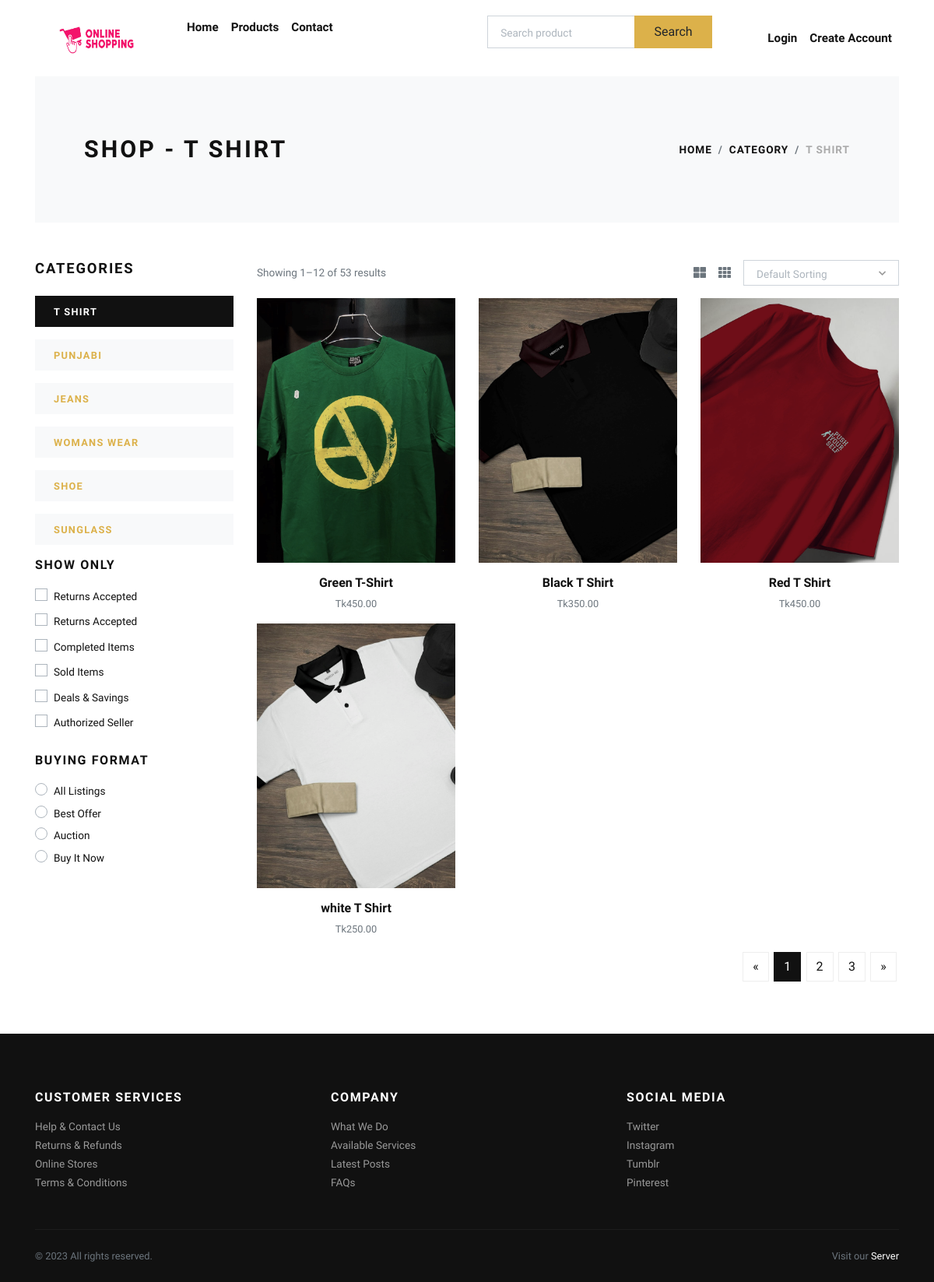
/t-shirt/, run on the app's committed database.
### store/models.py (models this page shows, shortened)
class Category(models.Model):
    title = models.CharField(max_length=50, verbose_name="Category Title")
    slug = models.SlugField(max_length=55, verbose_name="Category Slug")
    description = models.TextField(blank=True, verbose_name="Category Description")
    category_image = models.ImageField(
        upload_to="category", blank=True, null=True, verbose_name="Category Image"
    )
    is_active = models.BooleanField(verbose_name="Is Active?")
    is_featured = models.BooleanField(verbose_name="Is Featured?")
    created_at = models.DateTimeField(auto_now_add=True, verbose_name="Created Date")
    updated_at = models.DateTimeField(auto_now=True, verbose_name="Updated Date")
    class Meta:
        verbose_name_plural = "Categories"
        ordering = ("-created_at",)

class Product(models.Model):
    title = models.CharField(max_length=150, verbose_name="Product Title")
    slug = models.SlugField(max_length=160, verbose_name="Product Slug")
    sku = models.CharField(
        max_length=255, unique=True, verbose_name="Unique Product ID (SKU)"
    )
    short_description = models.TextField(verbose_name="Short Description")
    detail_description = models.TextField(
        blank=True, null=True, verbose_name="Detail Description"
    )
    product_image = models.ImageField(
        upload_to="product", blank=True, null=True, verbose_name="Product Image"
    )
    price = models.DecimalField(max_digits=8, decimal_places=2)
    category = models.ForeignKey(
        Category, verbose_name="Product Categoy", on_delete=models.CASCADE
    )
    is_active = models.BooleanField(verbose_name="Is Active?")
    is_featured = models.BooleanField(verbose_name="Is Featured?")
    created_at = models.DateTimeField(auto_now_add=True, verbose_name="Created Date")
    updated_at = models.DateTimeField(auto_now=True, verbose_name="Updated Date")
    class Meta:
        verbose_name_plural = "Products"
        ordering = ("-created_at",)

### store/views.py (the view)
# urls.py: path('<slug:slug>/', views.category_products, name="category-products"),
def category_products(request, slug):
    category = get_object_or_404(Category, slug=slug)
    products = Product.objects.filter(is_active=True, category=category)
    categories = Category.objects.filter(is_active=True)
    context = {
        "category": category,
        "products": products,
        "categories": categories,
    }
    return render(request, "store/category_products.html", context)

### store/context_preprocessors.py (called while the page is built)
def store_menu(request):
    categories = Category.objects.filter(is_active=True)
    context = {
        'categories_menu': categories,
    }
    return context

def cart_menu(request):
    if request.user.is_authenticated:
        cart_items= Cart.objects.filter(user=request.user)
        context = {
            'cart_items': cart_items,
        }
    else:
        context = {}
    return context

### templates/store/category_products.html (shortened to what this page needs)
{% extends 'base.html' %}
{% load static %}
    {% block content %}
      <div class="container">
        <section class="py-5 bg-light">
          <div class="container">
            <div class="row px-4 px-lg-5 py-lg-4 align-items-center">
              <div class="col-lg-6">
                <h1 class="h2 text-uppercase mb-0">Shop - {{category.title}}</h1>
              </div>
              <div class="col-lg-6 text-lg-right">
                <nav aria-label="breadcrumb">
                  <ol class="breadcrumb justify-content-lg-end mb-0 px-0">
                    <li class="breadcrumb-item"><a href="{% url 'store:home' %}">Home</a></li>
                    <li class="breadcrumb-item"><a href="{% url 'store:all-categories' %}">Category</a></li>
                    <li class="breadcrumb-item active" aria-current="page">{{category.title}}</li>
                  </ol>
                </nav>
              </div>
            </div>
          </div>
        </section>
        <section class="py-5">
          <div class="container p-0">
            <div class="row">
              <div class="col-lg-3 order-2 order-lg-1">
                <h5 class="text-uppercase mb-4">Categories</h5>
                {% if categories %}
                  {% for cat in categories %}
                    <a href="{% url 'store:category-products' cat.slug %}">
                      <div class="py-2 px-4 {% if category == cat %}bg-dark text-white {% else %}bg-light{% endif %} mb-3">
                        <strong class="small text-uppercase font-weight-bold">{{cat.title}}</strong>
                      </div>
                    </a>
                  {% endfor %}
                {% endif %}
                <h6 class="text-uppercase mb-3">Show only</h6>
                <div class="custom-control custom-checkbox mb-1">
                  <label class="custom-control-label text-small" for="customCheck1">Returns Accepted</label>
                </div>
                <div class="custom-control custom-checkbox mb-1">
                  <label class="custom-control-label text-small" for="customCheck2">Returns Accepted</label>
                </div>
                <div class="custom-control custom-checkbox mb-1">
                  <label class="custom-control-label text-small" for="customCheck3">Completed Items</label>
                </div>
                <div class="custom-control custom-checkbox mb-1">
                  <label class="custom-control-label text-small" for="customCheck4">Sold Items</label>
                </div>
                <div class="custom-control custom-checkbox mb-1">
                  <label class="custom-control-label text-small" for="customCheck5">Deals &amp; Savings</label>
                </div>
                <div class="custom-control custom-checkbox mb-4">
                  <label class="custom-control-label text-small" for="customCheck6">Authorized Seller</label>
                </div>
                <h6 class="text-uppercase mb-3">Buying format</h6>
                <div class="custom-control custom-radio">
                  <label class="custom-control-label text-small" for="customRadio1">All Listings</label>
                </div>
                <div class="custom-control custom-radio">
                  <label class="custom-control-label text-small" for="customRadio2">Best Offer</label>
                </div>
                <div class="custom-control custom-radio">
                  <label class="custom-control-label text-small" for="customRadio3">Auction</label>
                </div>
                <div class="custom-control custom-radio">
                  <label class="custom-control-label text-small" for="customRadio4">Buy It Now</label>
                </div>
              </div>
              <div class="col-lg-9 order-1 order-lg-2 mb-5 mb-lg-0">
                <div class="row mb-3 align-items-center">
                  <div class="col-lg-6 mb-2 mb-lg-0">
                    <p class="text-small text-muted mb-0">Showing 1–12 of 53 results</p>
                  </div>
                  <div class="col-lg-6">
                    <ul class="list-inline d-flex align-items-center justify-content-lg-end mb-0">
                      <li class="list-inline-item text-muted mr-3"><a class="reset-anchor p-0" href="#"><i class="fas fa-th-large"></i></a></li>
                      <li class="list-inline-item text-muted mr-3"><a class="reset-anchor p-0" href="#"><i class="fas fa-th"></i></a></li>
                      <li class="list-inline-item">
                      </li>
                    </ul>
                  </div>
                </div>
                <div class="row">
                  {% if products %}
                    {% for product in products %}
                      <div class="col-lg-4 col-sm-6">
                        <div class="product text-center">
                          <div class="mb-3 position-relative">
                            <a class="d-block" href="{% url 'store:product-detail' product.slug %}">
                              {% if product.product_image %}
                                <img class="img-fluid w-100" src="{{product.product_image.url}}" alt="{{product.title}}">
                              {% else %}
                                <img class="img-fluid w-100" src="{% static 'img/product-1.jpg' %}" alt="{{product.title}}">
                              {% endif %}
                            </a>
                          </div>
                          <h6> <a class="reset-anchor" href="{% url 'store:product-detail' product.slug %}">{{product.title}}</a></h6>
                          <p class="small text-muted">Tk{{product.price}}</p>
                        </div>
                      </div>
                    {% endfor %}
                  {% endif %}
                </div>
                <nav aria-label="Page navigation example">
                  <ul class="pagination justify-content-center justify-content-lg-end">
                    <li class="page-item"><a class="page-link" href="#" aria-label="Previous"><span aria-hidden="true">«</span></a></li>
                    <li class="page-item active"><a class="page-link" href="#">1</a></li>
                    <li class="page-item"><a class="page-link" href="#">2</a></li>
                    <li class="page-item"><a class="page-link" href="#">3</a></li>
                    <li class="page-item"><a class="page-link" href="#" aria-label="Next"><span aria-hidden="true">»</span></a></li>
                  </ul>
                </nav>
              </div>
            </div>
          </div>
        </section>
      </div>
      {% endblock content %}

### Shopping/static/css/style.default.css (style rules this page uses)
.text-small { font-size: 0.85rem !important; }
strong { font-weight: 700; }
.product img { -webkit-filter: grayscale(40%); filter: grayscale(40%); transition: all 0.3s; }
.text-uppercase { text-transform: uppercase; letter-spacing: 0.1em; }
.reset-anchor { color: inherit; transition: all 0.3s; }
body { font-family: "Libre Franklin", sans-serif; font-size: 1rem; font-weight: 400; line-height: 1.5; color: #111111; background-color: #fff; }
a { color: #dcb14a; text-decoration: none; }
h1, h2, h3, h4, h5, h6, .h1, .h2, .h3, .h4, .h5, .h6 { margin-bottom: 0.5rem; font-family: inherit; font-weight: 900; line-height: 1.2; color: inherit; }
h1, .h1 { font-size: 2.2rem; }
h2, .h2 { font-size: 1.9rem; }
h5, .h5 { font-size: 1.15rem; }
h6, .h6 { font-size: 1rem; }
small, .small { font-size: 80%; font-weight: 400; }
.page-item:first-child .page-link { border-top-left-radius: 0; border-bottom-left-radius: 0; }
.page-item:last-child .page-link { border-top-right-radius: 0; border-bottom-right-radius: 0; }
.page-item.active .page-link { color: #fff; background-color: #111111; border-color: #111111; }
.page-link { padding: 0.5rem 0.75rem; line-height: 1.25; color: #111111; background-color: none; border: 1px solid #eee; margin: 0.2rem; transition: all 0.3s; }
.bg-light { background-color: #f8f9fa !important; }
.bg-dark { background-color: #111111 !important; }
.custom-checkbox .custom-control-label::before { border-radius: 0; }
.custom-radio .custom-control-label::before { border-radius: 50%; }
.custom-control-label { font-weight: 400; line-height: 2.1em; cursor: pointer; }
.breadcrumb { background: #f8f9fa; }
.breadcrumb-item { font-size: 0.85rem; text-transform: uppercase; letter-spacing: 0.07em; font-weight: 900; color: #111111; }
.breadcrumb-item a { color: inherit; transition: all 0.3s; }
.breadcrumb-item.active { color: #aaa; }

### data on the page
Category: title "T SHIRT"
Category: title "PUNJABI"
Category: title "JEANS"
Category: title "WOMANS WEAR"
Category: title "SHOE"
Category: title "SUNGLASS"
Product: product_image (picture), title "Green T-Shirt", price "450.00"
Product: product_image (picture), title "Black T Shirt", price "350.00"
Product: product_image (picture), title "Red T Shirt", price "450.00"
Product: product_image (picture), title "white T Shirt", price "250.00"
